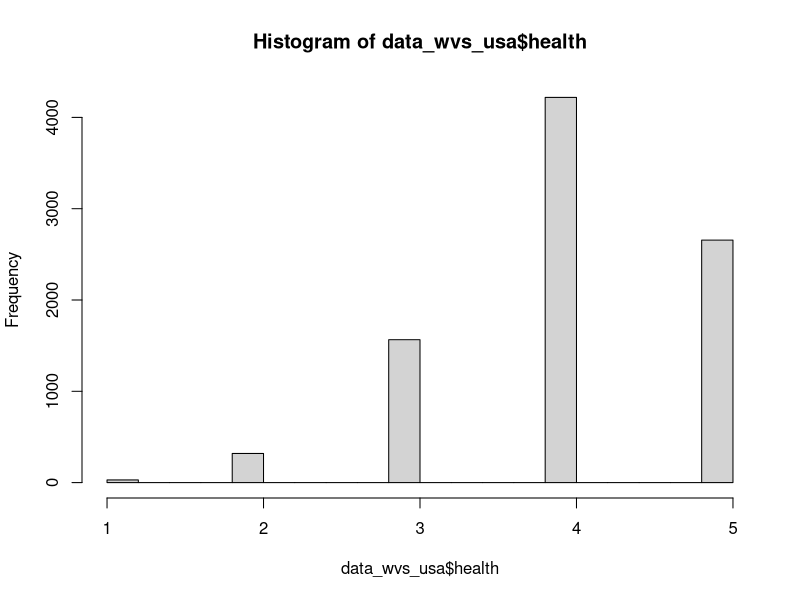
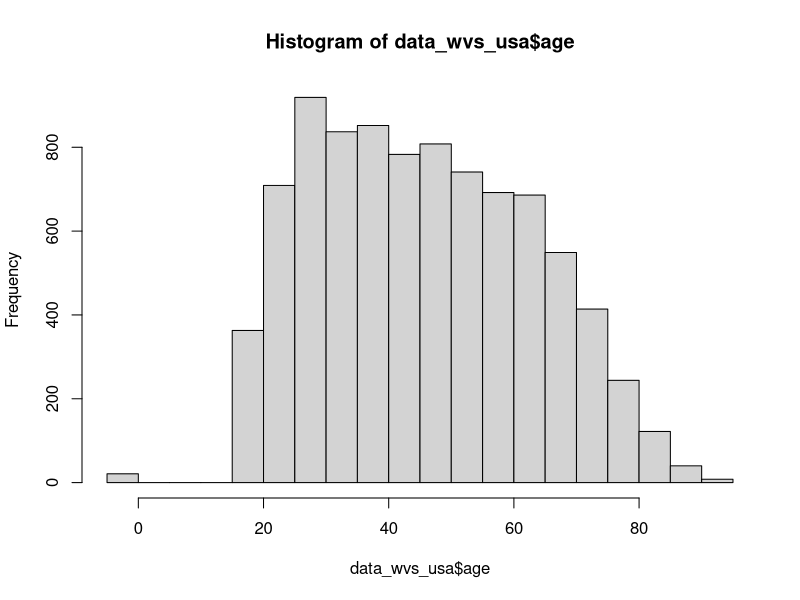
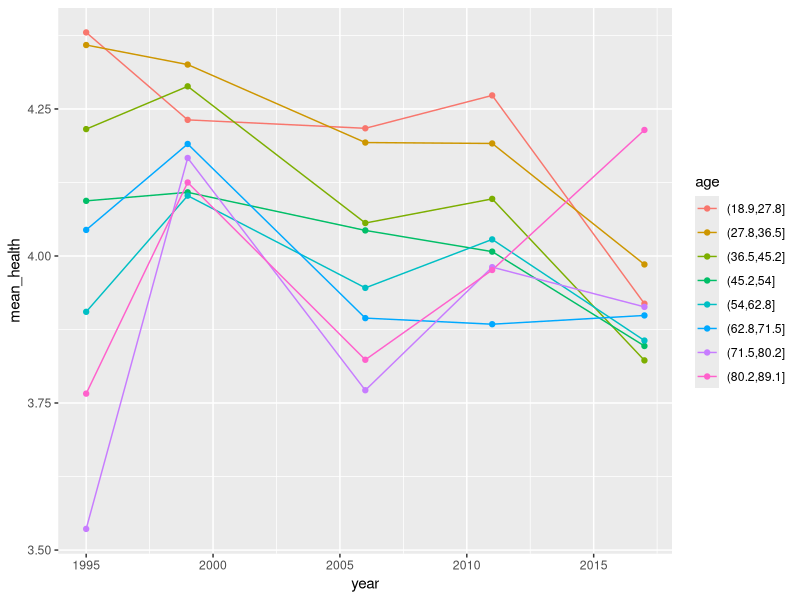
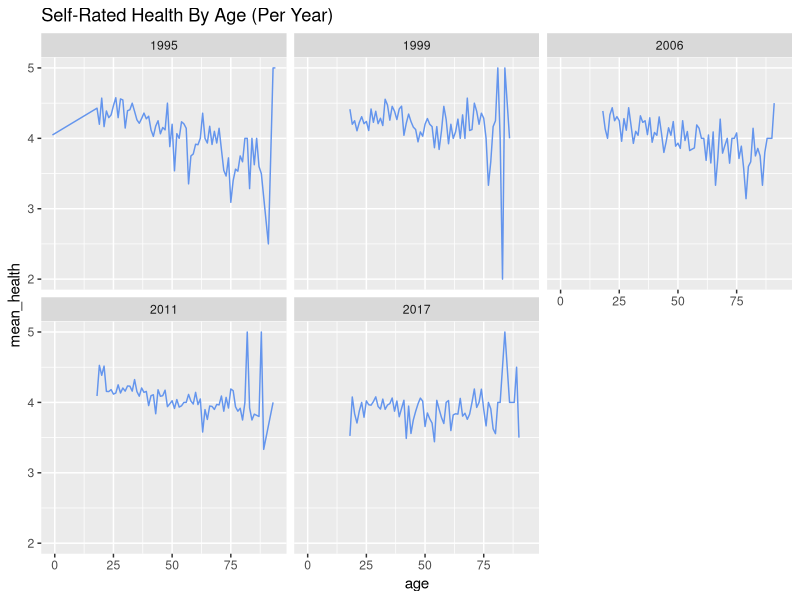
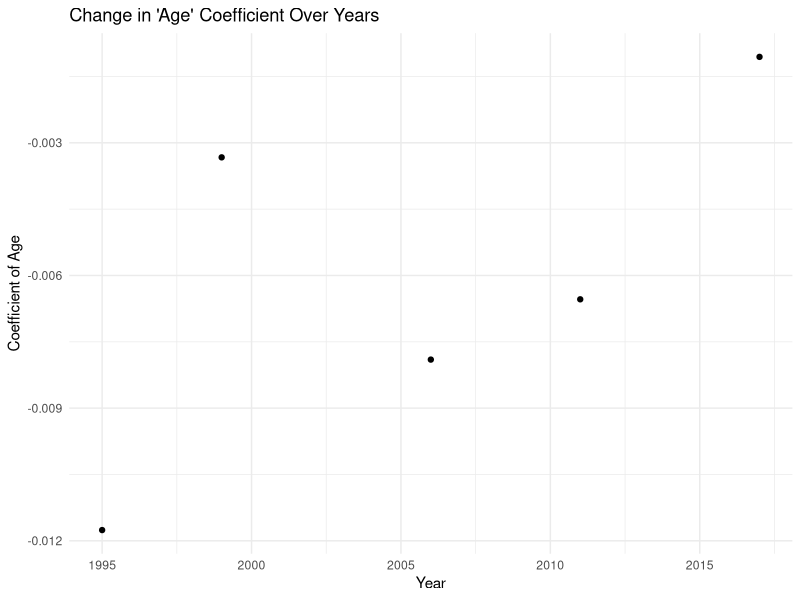
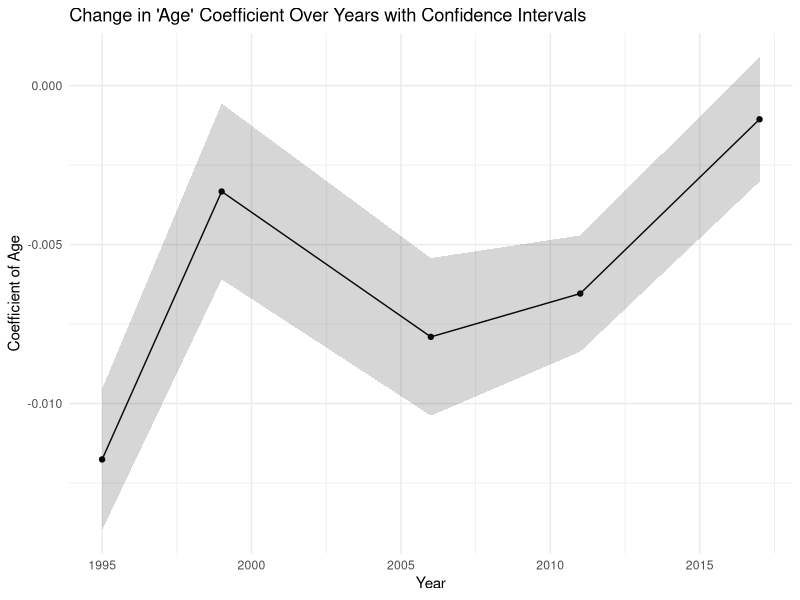
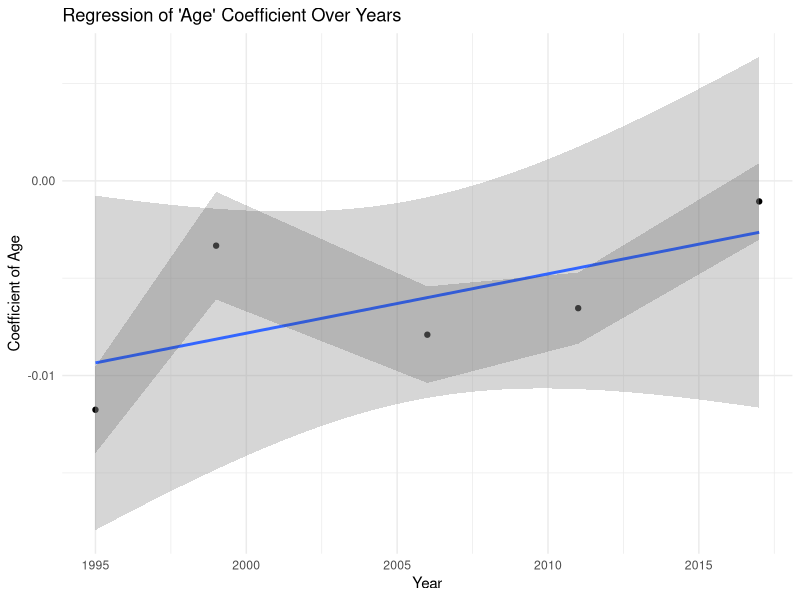
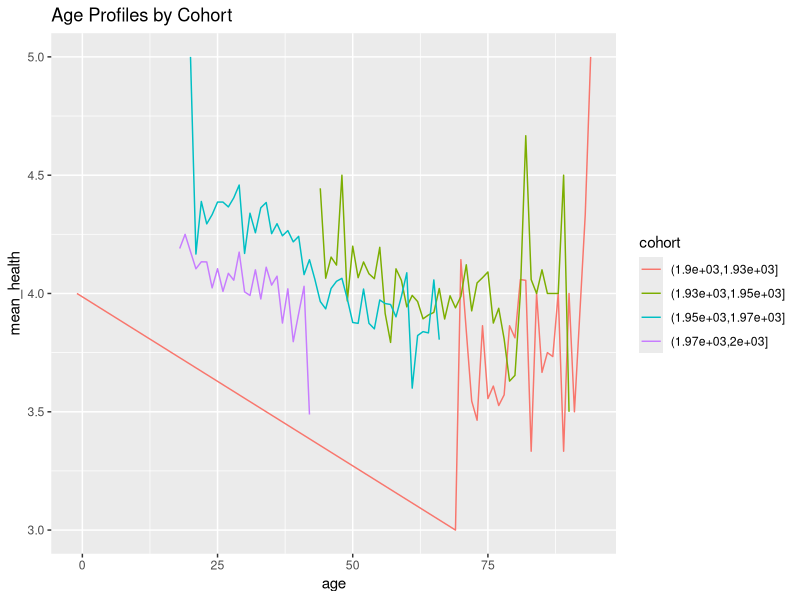

Write R code to recreate these figures, in order.
## ---- chunk 1
knitr::opts_chunk$set(echo = TRUE)
library(tidyverse)
library(broom)
## ---- chunk 2

data_wvs_usa <- read_csv("data/wvs_usa.csv") %>% 
  filter(health %in% c(1, 2, 3, 4, 5))

hist(data_wvs_usa$health)
hist(data_wvs_usa$age)

data_wvs_usa %>% 
  filter(age > 18, age < 90) %>% 
  mutate(age = cut(age, breaks = 8)) %>% # Create cohorts with 6 breaks
  group_by(age, year) %>% 
  summarize(mean_health = mean(health)) %>% 
  ggplot(aes(x = year, y = mean_health, color = age)) +
  geom_line() +
  geom_point()


# health vs age per year
data_wvs_usa %>% 
  group_by(age, year) %>% 
  summarize(mean_health = mean(health)) %>% 
  ggplot(aes(x = age, y = mean_health)) +
  geom_line(color = "cornflowerblue") +
  facet_wrap(~ year) +
  labs(title = "Self-Rated Health By Age (Per Year)" )



# Aggregate slopes

# years_of_gss <- c(data_gss %>% select(year) %>% unique() )
# lm_health_v_age_0 <- data_gss %>%
#   group_by(year) %>%
#   summarize(coef = coef(lm(health ~ age, data = cur_data()))["age"])

# Perform linear regression for each year and extract the coefficient of 'age' with confidence intervals, se, t stat, p val
lm_health_v_age_0 <- data_wvs_usa %>%
  group_by(year) %>%
  do(tidy(lm(health ~ age, data = .), conf.int = TRUE)) %>%  # Add conf.int = TRUE for CIs
  filter(term == "age") %>%
  select(year, coef = estimate, conf.low, conf.high, se = std.error, t_statistic = statistic,  p_value = p.value)

# View the results with confidence intervals, se, t statistic, and p value
# print(lm_health_v_age_0)
knitr::kable(lm_health_v_age_0)

# Plot coefficients
ggplot(lm_health_v_age_0, aes(x = year, y = coef)) +
  geom_point() +
  labs(
    title = "Change in 'Age' Coefficient Over Years",
    x = "Year",
    y = "Coefficient of Age"
  ) +
  theme_minimal()

# Plot coefficients with CI
ggplot(lm_health_v_age_0, aes(x = year, y = coef)) +
  geom_line() +
  geom_point() +
  geom_ribbon(aes(ymin = conf.low, ymax = conf.high), alpha = 0.2) +  # Add shaded area for confidence intervals
  labs(
    title = "Change in 'Age' Coefficient Over Years with Confidence Intervals",
    x = "Year",
    y = "Coefficient of Age"
  ) +
  theme_minimal()

# Perform linear regression of 'coef' (age coefficient) vs 'year'
lm_coef_vs_year <- lm(coef ~ year, data = lm_health_v_age_0)

# View the summary of the regression
summary(lm_coef_vs_year)

ggplot(lm_health_v_age_0, aes(x = year, y = coef)) +
  geom_point() +
  geom_smooth(method = "lm", se = TRUE) +  # Adds the regression line with standard error shading
  geom_ribbon(aes(ymin = conf.low, ymax = conf.high), alpha = 0.2) +  # Confidence intervals for the coefficients
  labs(
    title = "Regression of 'Age' Coefficient Over Years",
    x = "Year",
    y = "Coefficient of Age"
  ) +
  theme_minimal()

data_wvs_usa %>% 
  filter(cohort > 1800, cohort < 2020) %>% 
  mutate(cohort = cut(cohort, breaks = 4)) %>% # Create cohorts with 6 breaks
  group_by(age, cohort) %>% 
  summarize(mean_health = mean(health)) %>% 
  ggplot(aes(x = age, y = mean_health, color = cohort)) +
  labs(title = "Age Profiles by Cohort") +
  geom_line()





